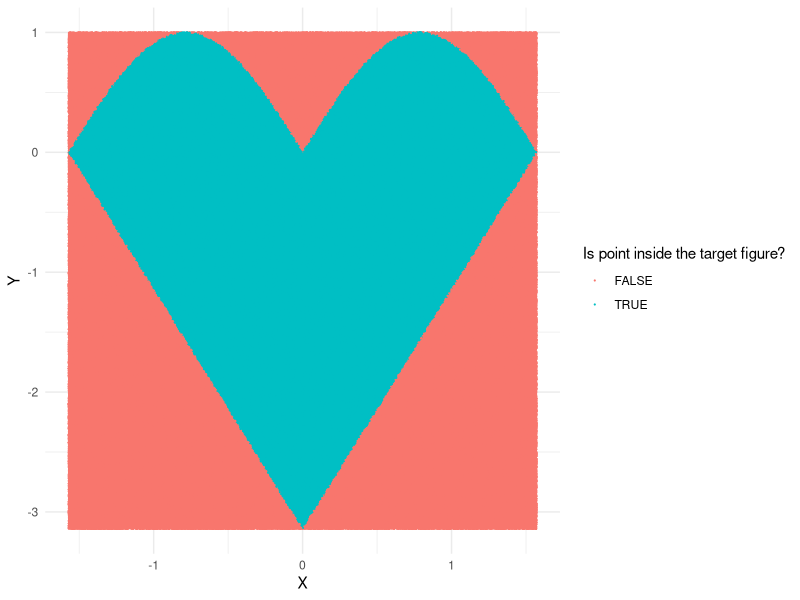

Write the R code that produced this figure.
## ---- chunk 1
Size <- 1000000
X <- runif(1000000, min = -pi/2, max = pi/2)
Y <- runif(1000000, min = -pi, max = 1)
cat("Total number of points:", Size)
AllPoint <- data.frame(X, Y) #save plots as a 2d frame
## ---- chunk 2
TargetFigure <- Y >= 2*X-pi & Y >= -2*X-pi & Y <= sqrt(sin(2*X)^2)
cat("Number of points inside the target figure:", sum(TargetFigure))
## ---- chunk 3
library(ggplot2)
library(tidyverse)
AllPoint %>%
  ggplot(aes(x = X, y = Y, color = TargetFigure)) +
  geom_point(size = 0.1) +
  scale_colour_discrete("Is point inside the target figure?") +
  theme_minimal()

## ---- chunk 4
Point_Proportion <- sum(TargetFigure) / Size
TotalArea <- (1 + pi)*(pi/2 + pi/2)
TargetArea = TotalArea * Point_Proportion
cat("The area of the analised figure:", TargetArea)
## ---- chunk 5
cat("The area of a figure bounded by curves:", TargetArea)
